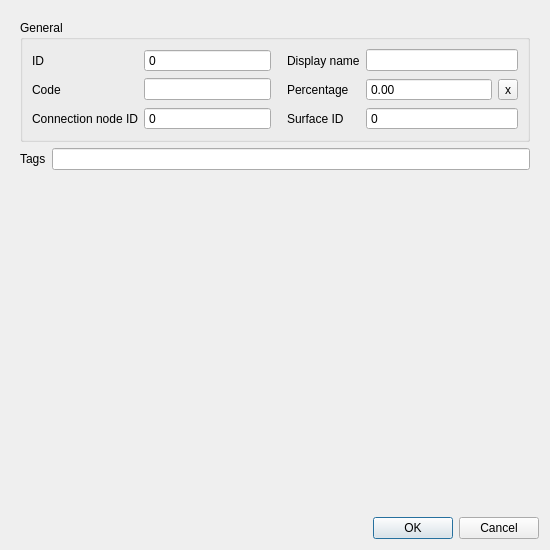
<?xml version="1.0" encoding="UTF-8"?>
<ui version="4.0">
 <class>Form</class>
 <widget class="QWidget" name="Form">
  <property name="geometry">
   <rect>
    <x>0</x>
    <y>0</y>
    <width>550</width>
    <height>550</height>
   </rect>
  </property>
  <property name="windowTitle">
   <string>Form</string>
  </property>
  <property name="locale">
   <locale language="English" country="UnitedStates"/>
  </property>
  <layout class="QGridLayout" name="gridLayout">
   <item row="4" column="0">
    <widget class="QDialogButtonBox" name="buttonBox">
     <property name="standardButtons">
      <set>QDialogButtonBox::Cancel|QDialogButtonBox::Ok</set>
     </property>
    </widget>
   </item>
   <item row="0" column="0">
    <widget class="QScrollArea" name="scrollArea">
     <property name="frameShape">
      <enum>QFrame::NoFrame</enum>
     </property>
     <property name="widgetResizable">
      <bool>true</bool>
     </property>
     <widget class="QWidget" name="scrollAreaWidgetContents">
      <property name="geometry">
       <rect>
        <x>0</x>
        <y>0</y>
        <width>532</width>
        <height>503</height>
       </rect>
      </property>
      <layout class="QGridLayout" name="gridLayout_2">
       <item row="3" column="0">
        <spacer name="verticalSpacer">
         <property name="orientation">
          <enum>Qt::Vertical</enum>
         </property>
         <property name="sizeHint" stdset="0">
          <size>
           <width>20</width>
           <height>40</height>
          </size>
         </property>
        </spacer>
       </item>
       <item row="0" column="0">
        <widget class="QGroupBox" name="grp_general">
         <property name="enabled">
          <bool>true</bool>
         </property>
         <property name="locale">
          <locale language="English" country="UnitedStates"/>
         </property>
         <property name="title">
          <string>General</string>
         </property>
         <layout class="QGridLayout" name="gridLayout_3">
          <item row="3" column="2">
           <widget class="QSpinBox" name="connection_node_id">
            <property name="sizePolicy">
             <sizepolicy hsizetype="Expanding" vsizetype="Fixed">
              <horstretch>0</horstretch>
              <verstretch>0</verstretch>
             </sizepolicy>
            </property>
            <property name="locale">
             <locale language="English" country="UnitedStates"/>
            </property>
            <property name="readOnly">
             <bool>true</bool>
            </property>
            <property name="buttonSymbols">
             <enum>QAbstractSpinBox::NoButtons</enum>
            </property>
            <property name="maximum">
             <number>999999999</number>
            </property>
            <property name="showClearButton" stdset="0">
             <bool>true</bool>
            </property>
            <property name="clearValue" stdset="0">
             <bool>true</bool>
            </property>
            <property name="expressionsEnabled" stdset="0">
             <bool>false</bool>
            </property>
           </widget>
          </item>
          <item row="3" column="3">
           <widget class="QLabel" name="label_2">
            <property name="locale">
             <locale language="English" country="UnitedStates"/>
            </property>
            <property name="text">
             <string>Surface ID</string>
            </property>
            <property name="alignment">
             <set>Qt::AlignLeading|Qt::AlignLeft|Qt::AlignVCenter</set>
            </property>
            <property name="indent">
             <number>10</number>
            </property>
           </widget>
          </item>
          <item row="1" column="0">
           <widget class="QLabel" name="label_3">
            <property name="locale">
             <locale language="English" country="UnitedStates"/>
            </property>
            <property name="text">
             <string>ID</string>
            </property>
            <property name="alignment">
             <set>Qt::AlignLeading|Qt::AlignLeft|Qt::AlignVCenter</set>
            </property>
           </widget>
          </item>
          <item row="1" column="2">
           <widget class="QSpinBox" name="id">
            <property name="sizePolicy">
             <sizepolicy hsizetype="Expanding" vsizetype="Fixed">
              <horstretch>0</horstretch>
              <verstretch>0</verstretch>
             </sizepolicy>
            </property>
            <property name="locale">
             <locale language="English" country="UnitedStates"/>
            </property>
            <property name="readOnly">
             <bool>true</bool>
            </property>
            <property name="buttonSymbols">
             <enum>QAbstractSpinBox::NoButtons</enum>
            </property>
            <property name="maximum">
             <number>999999999</number>
            </property>
           </widget>
          </item>
          <item row="3" column="0">
           <widget class="QLabel" name="label_4">
            <property name="locale">
             <locale language="English" country="UnitedStates"/>
            </property>
            <property name="text">
             <string>Connection node ID</string>
            </property>
            <property name="alignment">
             <set>Qt::AlignLeading|Qt::AlignLeft|Qt::AlignVCenter</set>
            </property>
           </widget>
          </item>
          <item row="3" column="4" colspan="2">
           <widget class="QSpinBox" name="surface_id">
            <property name="sizePolicy">
             <sizepolicy hsizetype="Expanding" vsizetype="Fixed">
              <horstretch>0</horstretch>
              <verstretch>0</verstretch>
             </sizepolicy>
            </property>
            <property name="locale">
             <locale language="English" country="UnitedStates"/>
            </property>
            <property name="readOnly">
             <bool>true</bool>
            </property>
            <property name="buttonSymbols">
             <enum>QAbstractSpinBox::NoButtons</enum>
            </property>
            <property name="maximum">
             <number>999999999</number>
            </property>
            <property name="showClearButton" stdset="0">
             <bool>true</bool>
            </property>
            <property name="clearValue" stdset="0">
             <bool>true</bool>
            </property>
            <property name="expressionsEnabled" stdset="0">
             <bool>false</bool>
            </property>
           </widget>
          </item>
          <item row="2" column="3">
           <widget class="QLabel" name="label">
            <property name="locale">
             <locale language="English" country="UnitedStates"/>
            </property>
            <property name="text">
             <string>Percentage</string>
            </property>
            <property name="alignment">
             <set>Qt::AlignLeading|Qt::AlignLeft|Qt::AlignVCenter</set>
            </property>
            <property name="indent">
             <number>10</number>
            </property>
           </widget>
          </item>
          <item row="2" column="4">
           <widget class="QDoubleSpinBox" name="percentage">
            <property name="sizePolicy">
             <sizepolicy hsizetype="Expanding" vsizetype="Fixed">
              <horstretch>0</horstretch>
              <verstretch>0</verstretch>
             </sizepolicy>
            </property>
            <property name="locale">
             <locale language="English" country="UnitedStates"/>
            </property>
            <property name="inputMethodHints">
             <set>Qt::ImhNone</set>
            </property>
            <property name="buttonSymbols">
             <enum>QAbstractSpinBox::NoButtons</enum>
            </property>
            <property name="decimals">
             <number>2</number>
            </property>
            <property name="minimum">
             <double>0.000000000000000</double>
            </property>
            <property name="maximum">
             <double>100.000000000000000</double>
            </property>
           </widget>
          </item>
          <item row="2" column="5">
           <widget class="QToolButton" name="percentage_clear">
            <property name="text">
             <string>x</string>
            </property>
           </widget>
          </item>
          <item row="1" column="3">
           <widget class="QLabel" name="label_5">
            <property name="locale">
             <locale language="English" country="UnitedStates"/>
            </property>
            <property name="text">
             <string>Display name</string>
            </property>
            <property name="alignment">
             <set>Qt::AlignLeading|Qt::AlignLeft|Qt::AlignVCenter</set>
            </property>
            <property name="indent">
             <number>10</number>
            </property>
           </widget>
          </item>
          <item row="1" column="4" colspan="2">
           <widget class="QLineEdit" name="display_name">
            <property name="sizePolicy">
             <sizepolicy hsizetype="Expanding" vsizetype="Fixed">
              <horstretch>0</horstretch>
              <verstretch>0</verstretch>
             </sizepolicy>
            </property>
            <property name="locale">
             <locale language="English" country="UnitedStates"/>
            </property>
            <property name="clearButtonEnabled">
             <bool>true</bool>
            </property>
           </widget>
          </item>
          <item row="2" column="0">
           <widget class="QLabel" name="label_6">
            <property name="locale">
             <locale language="English" country="UnitedStates"/>
            </property>
            <property name="text">
             <string>Code</string>
            </property>
            <property name="alignment">
             <set>Qt::AlignLeading|Qt::AlignLeft|Qt::AlignVCenter</set>
            </property>
           </widget>
          </item>
          <item row="2" column="2">
           <widget class="QLineEdit" name="code">
            <property name="sizePolicy">
             <sizepolicy hsizetype="Expanding" vsizetype="Fixed">
              <horstretch>0</horstretch>
              <verstretch>0</verstretch>
             </sizepolicy>
            </property>
            <property name="locale">
             <locale language="English" country="UnitedStates"/>
            </property>
            <property name="clearButtonEnabled">
             <bool>true</bool>
            </property>
           </widget>
          </item>
         </layout>
        </widget>
       </item>
       <item row="1" column="0">
        <layout class="QHBoxLayout" name="horizontalLayout_2">
         <property name="bottomMargin">
          <number>0</number>
         </property>
         <item>
          <widget class="QLabel" name="label_13">
           <property name="text">
            <string>Tags</string>
           </property>
          </widget>
         </item>
         <item>
          <widget class="QLineEdit" name="tag_descriptions">
           <property name="readOnly">
            <bool>true</bool>
           </property>
          </widget>
         </item>
        </layout>
       </item>
      </layout>
     </widget>
    </widget>
   </item>
  </layout>
 </widget>
 <tabstops>
  <tabstop>scrollArea</tabstop>
  <tabstop>id</tabstop>
  <tabstop>connection_node_id</tabstop>
  <tabstop>surface_id</tabstop>
 </tabstops>
 <resources/>
 <connections/>
</ui>
